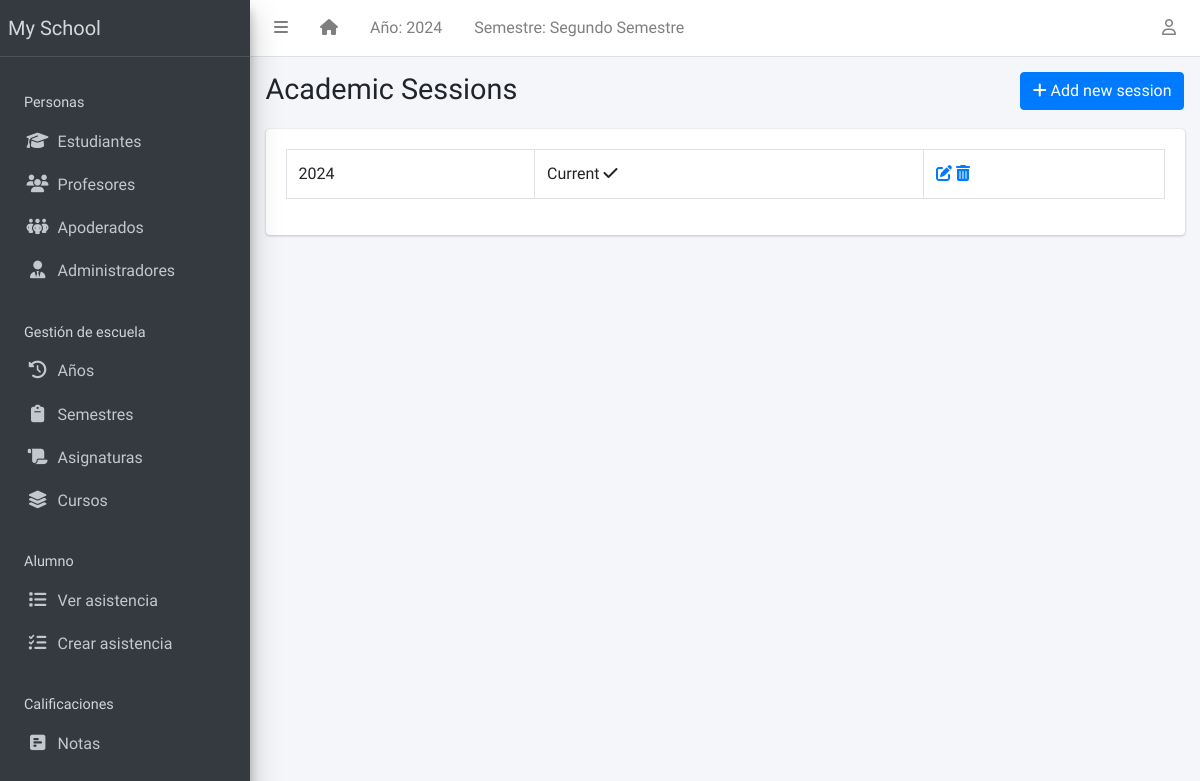
/session/list/ (signed in), run on an earlier commit of the app's database.
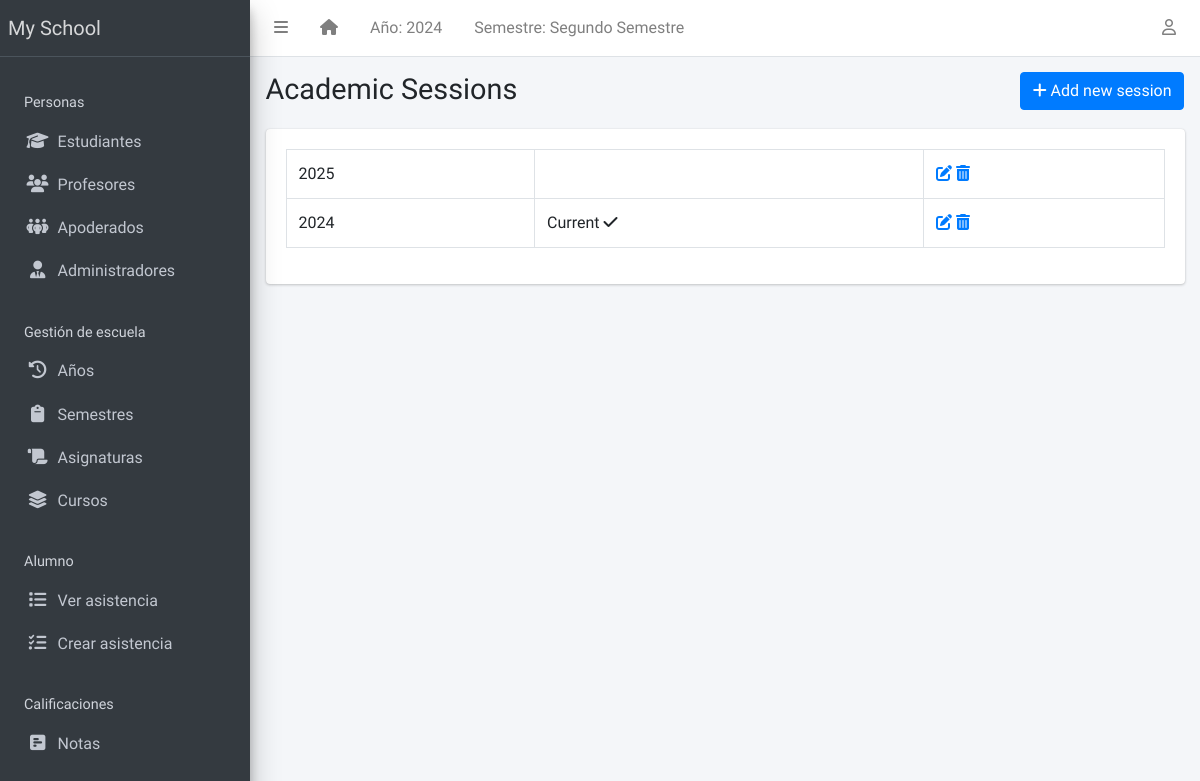
And on a later commit of the database.
### apps/corecode/models.py (models this page shows)
class AcademicSession(models.Model):
    name = models.CharField(max_length=200, unique=True)
    current = models.BooleanField(default=True)
    class Meta:
        ordering = ["-name"]
    def __str__(self):
        return self.name

### apps/corecode/views.py (the view)
# urls.py: path("session/list/", SessionListView.as_view(), name="sessions"),
class SessionListView(LoginRequiredMixin, SuccessMessageMixin, ListView):
    model = AcademicSession
    template_name = "corecode/session_list.html"
    def get_context_data(self, **kwargs):
        context = super().get_context_data(**kwargs)
        context["form"] = AcademicSessionForm()
        return context

### apps/corecode/context_processors.py (called while the page is built)
def site_defaults(request):
    current_session = AcademicSession.objects.get(current=True)
    current_term = AcademicTerm.objects.get(current=True)
    vals = SiteConfig.objects.all()
    contexts = {
        "current_session": current_session.name,
        "current_term": current_term.name,
    }
    for val in vals:
        contexts[val.key] = val.value
    return contexts

### apps/templatetags/user_groups.py (called while the page is built)
@register.filter
def in_group(user, group_id):
    return user.groups.filter(id=group_id).exists()

### apps/corecode/templates/corecode/session_list.html (shortened to what this page needs)
{% extends 'base.html' %}
{% load widget_tweaks %}
{% block title %}
Academic Sessions
{% endblock title %}
{% block breadcrumb %}
  <a class="btn btn-primary" href="#" data-toggle="modal" data-target="#modal1">
    <i class="fa fa-plus"></i>
    Add new session
  </a>
{% endblock breadcrumb %}
{% block content %}
  <div class="row">
    <div class="col-sm-12">
        <table class="table table-bordered">
          <tbody>
            {% for object in object_list %}
            <tr>
              <td>{{ object }}</td>
              <td>
                {% if object.current == True %}
                  Current <i class="fa fa-check"></i>
                {% endif %}
              </td>
              <td><a href="{% url 'session-update' object.id %}"><i
                    class="fa fa-edit"></i></a> <a
                  href="{% url 'session-delete' object.id %}"><i
                    class="fa fa-trash-alt"></i></a></td>
            </tr>
            {% endfor %}
          </tbody>
        </table>
    </div>
  </div>
{% endblock content %}

### templates/base.html (shortened to what the changed rows need)
{% load static %}
{% load custom_templatetag %}
<!DOCTYPE html>
<html lang="en">
<head>
  <link rel="stylesheet" href="https://cdnjs.cloudflare.com/ajax/libs/dropzone/5.9.3/dropzone.min.css">
  <link rel="stylesheet" href="https://cdnjs.cloudflare.com/ajax/libs/font-awesome/6.6.0/css/all.min.css" />
  <link rel="stylesheet"
    href="{% static 'plugins/overlayScrollbars/css/OverlayScrollbars.min.css' %}">
  <link rel="stylesheet" href="{% static 'plugins/Datatables/datatables.min.css' %}" />
  <link rel="stylesheet" href="{% static 'dist/css/adminlte.min.css' %}">
</head>
<body
  class="hold-transition sidebar-mini layout-fixed layout-navbar-fixed layout-footer-fixed">
  <div class="wrapper">
    <nav class="main-header navbar navbar-expand navbar-white navbar-light">
      <ul class="navbar-nav">
        <li class="nav-item d-none d-sm-inline-block">
          <a href="{% url 'current-session' %}" class="nav-link">Año: {{ current_session }}</a>
        </li>
      </ul>
    </nav>
    <div class="content-wrapper">
      <section class="content-header">
        <div class="container-fluid">
          <div class="row mb-1">
            <div class="col-sm-8">
              <h1>{% block title %}{% endblock title %}</h1>
            </div>
          </div>
        </div>
      </section>
      <section class="content">
        <div class="container-fluid">
          <div class="row">
            <div class="col-md-12">
              {% block fullcard %}
              <div class="card">
                <div class="card-body">
                  <div class="row">
                    <div class="col">
                      {% block content %}
                      {% endblock content %}
                    </div>
                  </div>
                </div>
              </div>
              {% endblock fullcard %}
            </div>
          </div>
        </div>
      </section>
    </div>
  </div>
</body>
</html>

What changed in the data, as far as the page shows it:
added AcademicSession: name "2025"
